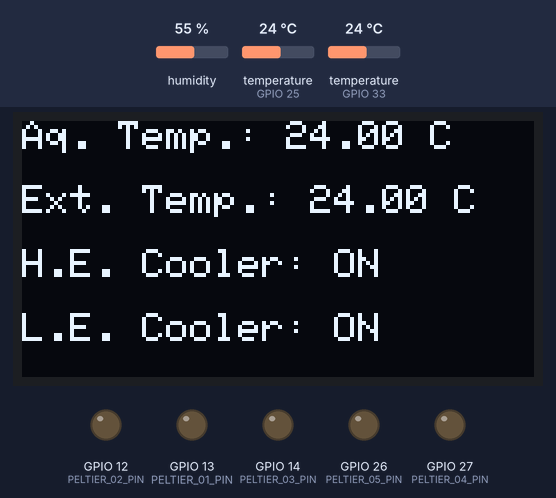
Bench run of a sketch on a simulated ESP32. Parts: 128×64 one-colour display, output pins drawn as LEDs (lit = HIGH). Inputs (shaded band) come from the test bench; at power-on: humidity 55 %, temperature (sensors on GPIO 25, GPIO 33) 24 °C. Uploads are accepted with an empty reply; what the sketch prints to the serial monitor is not drawn.

Above: at 2.4 s.

The sketch:

arduino.ino
```cpp
#include "lib/AmbientTempSensor.cpp"
#include "lib/AquariumManager.cpp"
#include "lib/AquariumSensor.cpp"
#include "lib/PeltierGroup.cpp"
#include "lib/RelayPort.cpp"
#include "lib/ScreenController.cpp"
#include "lib/TemperatureSensor.cpp"
#include "lib/WifiModule.cpp"
#include <Arduino.h>

#include "config.h"

TemperatureSensor *aquariumSensor;
AmbientTempSensor *ambientSensor;
AquariumManager *aquariumManager;
PeltierGroup *highEnergyPeltierGroup;
PeltierGroup *lowEnergyPeltierGroup;
WifiModule *wifi;

RelayPort peltierCellsArray_1[3] = {
    RelayPort(PELTIER_01_PIN, PELTIER_POWER_CONSUMPTION),
    RelayPort(PELTIER_02_PIN, PELTIER_POWER_CONSUMPTION),
    RelayPort(PELTIER_03_PIN, PELTIER_POWER_CONSUMPTION)};

RelayPort peltierCellsArray_2[2] = {
    RelayPort(PELTIER_04_PIN, PELTIER_POWER_CONSUMPTION),
    RelayPort(PELTIER_05_PIN, PELTIER_POWER_CONSUMPTION)};

ScreenController *screen;

void setup() {
    Serial.begin(115200);

    wifi = new WifiModule(WIFI_SSID, PASSWORD);

    highEnergyPeltierGroup = new PeltierGroup(peltierCellsArray_1, 3);
    lowEnergyPeltierGroup = new PeltierGroup(peltierCellsArray_2, 2);

    aquariumSensor = new AquariumSensor(AQUARIUM_SENSOR_PIN);
    ambientSensor = new AmbientTempSensor(AMBIENT_SENSOR_PIN);

    aquariumManager = new AquariumManager(
        highEnergyPeltierGroup, lowEnergyPeltierGroup, aquariumSensor,
        aquariumSensor, GOAL_TEMPERATURE, TOLERANCE);
}

void loop() {
    handleSensors();
    aquariumManager->update();

    handleScreen();
    handleWifi();

    delay(UPDATE_FREQUENCY);
}

void handleScreen() {
    screen =
        new ScreenController(aquariumSensor, ambientSensor,
                             highEnergyPeltierGroup, lowEnergyPeltierGroup);
    screen->update();
    delete screen;
}

void handleWifi() {
    wifi->sendReport(highEnergyPeltierGroup, lowEnergyPeltierGroup,
                     aquariumSensor, ambientSensor, aquariumManager);
}

void handleSensors() {
    aquariumSensor->read();
    ambientSensor->read();
}
```

config.h
```cpp
#ifndef CONFIG_H
#define CONFIG_H

#include <pins_arduino.h>

// Sensors pins
#define AQUARIUM_SENSOR_PIN 25
#define AMBIENT_SENSOR_PIN 33
#define TEMPERATURE_PRECISION 11

// Relay ports
#define PELTIER_01_PIN 13
#define PELTIER_02_PIN 12
#define PELTIER_03_PIN 14
#define PELTIER_04_PIN 27
#define PELTIER_05_PIN 26

#define PELTIER_POWER_CONSUMPTION 72

// WiFi settings
#define SERIAL_COMMUNICATION_SPEED 9600
#define WIFI_SSID "Pedro"
#define PASSWORD "minhasenha"
#define RESET_ESP false           // Used to clear ESP8266 saved network data
#define SERVER_IP "192.168.0.119" // Ip that is running the API
#define SERVER_PORT 3000
#define REPORTS_PATH "/reports"
#define DEBUG_MODE false

// Temperature control settings
#define GOAL_TEMPERATURE 19
#define TOLERANCE 0.3
#define UPDATE_FREQUENCY 300000 // 5 minutes

// OLED screen settings
#define SCREEN_WIDTH 128
#define SCREEN_HEIGHT 64
#define SCREEN_ADDRESS 0x3C
#define SCREEN_CONTRAST 128
#define SCREEN_SDA SDA
#define SCREEN_SCL SCL

#endif
```
